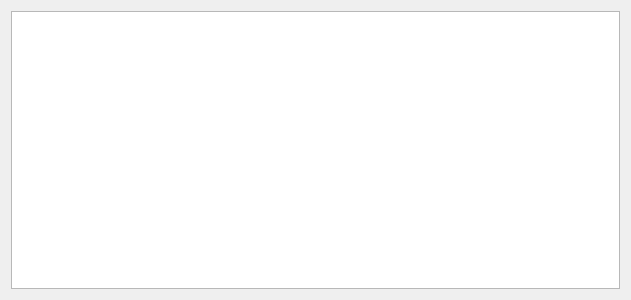
<?xml version="1.0" encoding="UTF-8"?>
<ui version="4.0">
 <class>Form</class>
 <widget class="QWidget" name="Form">
  <property name="geometry">
   <rect>
    <x>0</x>
    <y>0</y>
    <width>631</width>
    <height>300</height>
   </rect>
  </property>
  <property name="windowTitle">
   <string>Form</string>
  </property>
  <layout class="QVBoxLayout" name="verticalLayout">
   <item>
    <widget class="QTableView" name="tableView"/>
   </item>
  </layout>
 </widget>
 <resources/>
 <connections/>
</ui>
